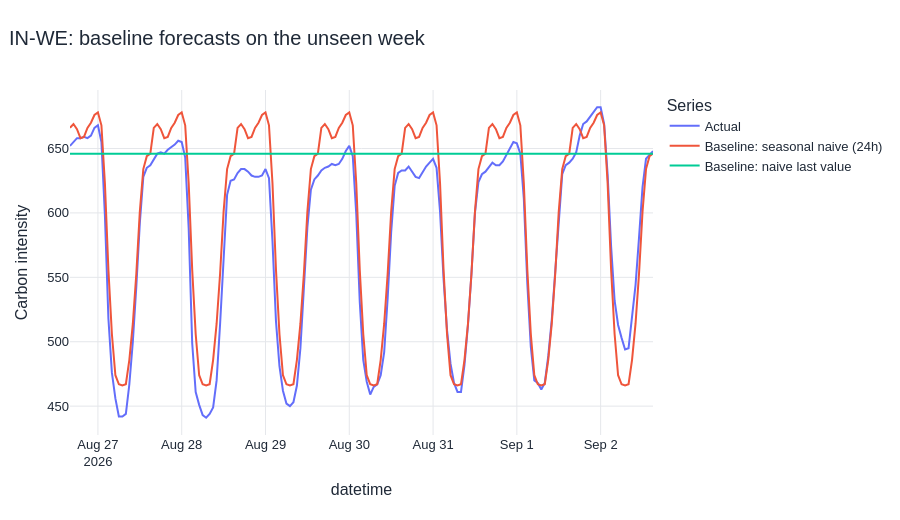

Notebook cell for this chart:
### Markdown cell above
## 10. Baseline forecasts

*Set simple targets that advanced models must beat*

The naïve baseline repeats the last observed value. The seasonal-naïve baseline repeats the latest 24-hour pattern.

### Code cell
baseline = bundle.metrics[bundle.metrics["Model"].str.startswith("Baseline")]
display(baseline.round(3))
baseline_names = baseline["Model"].tolist()
plot_data = bundle.forecasts[["Actual", *baseline_names]].reset_index().melt(
    id_vars="datetime", var_name="Series", value_name="Carbon intensity")
fig = px.line(plot_data, x="datetime", y="Carbon intensity", color="Series",
              title=f"{REGION}: baseline forecasts on the unseen week")
show_chart(fig)
best_baseline = baseline.sort_values("RMSE").iloc[0]
display(Markdown(
    f"**{best_baseline['Model']}** is the stronger baseline with RMSE "
    f"**{best_baseline['RMSE']:.2f} gCO₂eq/kWh**. A useful advanced model should improve on it."
))

### Figure 1 — Plotly figure (JSON) as saved in the notebook; plotly's stock layout.template omitted (floating-point values rounded to 4 significant figures; data arrays with more than 128 entries replaced by an {"elided": "..."} marker saying what was removed)
{"data": [{"hovertemplate": "Series=Actual<br>datetime=%{x}<br>Carbon intensity=%{y}<extra></extra>", "legendgroup": "Actual", "line": {"color": "#636efa", "dash": "solid"}, "marker": {"symbol": "circle"}, "mode": "lines", "name": "Actual", "orientation": "v", "showlegend": true, "type": "scatter", "x": {"elided": "168 str values"}, "xaxis": "x", "y": {"elided": "168 float values"}, "yaxis": "y"}, {"hovertemplate": "Series=Baseline: seasonal naive (24h)<br>datetime=%{x}<br>Carbon intensity=%{y}<extra></extra>", "legendgroup": "Baseline: seasonal naive (24h)", "line": {"color": "#EF553B", "dash": "solid"}, "marker": {"symbol": "circle"}, "mode": "lines", "name": "Baseline: seasonal naive (24h)", "orientation": "v", "showlegend": true, "type": "scatter", "x": {"elided": "168 str values"}, "xaxis": "x", "y": {"elided": "168 float values"}, "yaxis": "y"}, {"hovertemplate": "Series=Baseline: naive last value<br>datetime=%{x}<br>Carbon intensity=%{y}<extra></extra>", "legendgroup": "Baseline: naive last value", "line": {"color": "#00cc96", "dash": "solid"}, "marker": {"symbol": "circle"}, "mode": "lines", "name": "Baseline: naive last value", "orientation": "v", "showlegend": true, "type": "scatter", "x": {"elided": "168 str values"}, "xaxis": "x", "y": {"elided": "168 float values"}, "yaxis": "y"}], "layout": {"autosize": true, "font": {"color": "#1f2937", "family": "Arial, sans-serif", "size": 13}, "height": 520, "hoverlabel": {"font": {"size": 13}}, "legend": {"title": {"text": "Series"}, "tracegroupgap": 0}, "margin": {"b": 85, "l": 70, "r": 45, "t": 90}, "title": {"font": {"size": 20}, "text": "IN-WE: baseline forecasts on the unseen week", "x": 0.01, "xanchor": "left"}, "xaxis": {"anchor": "y", "automargin": true, "domain": [0.0, 1.0], "gridcolor": "#e5e7eb", "showgrid": true, "title": {"text": "datetime"}}, "yaxis": {"anchor": "x", "automargin": true, "domain": [0.0, 1.0], "gridcolor": "#e5e7eb", "showgrid": true, "title": {"text": "Carbon intensity"}, "zeroline": false}}}
